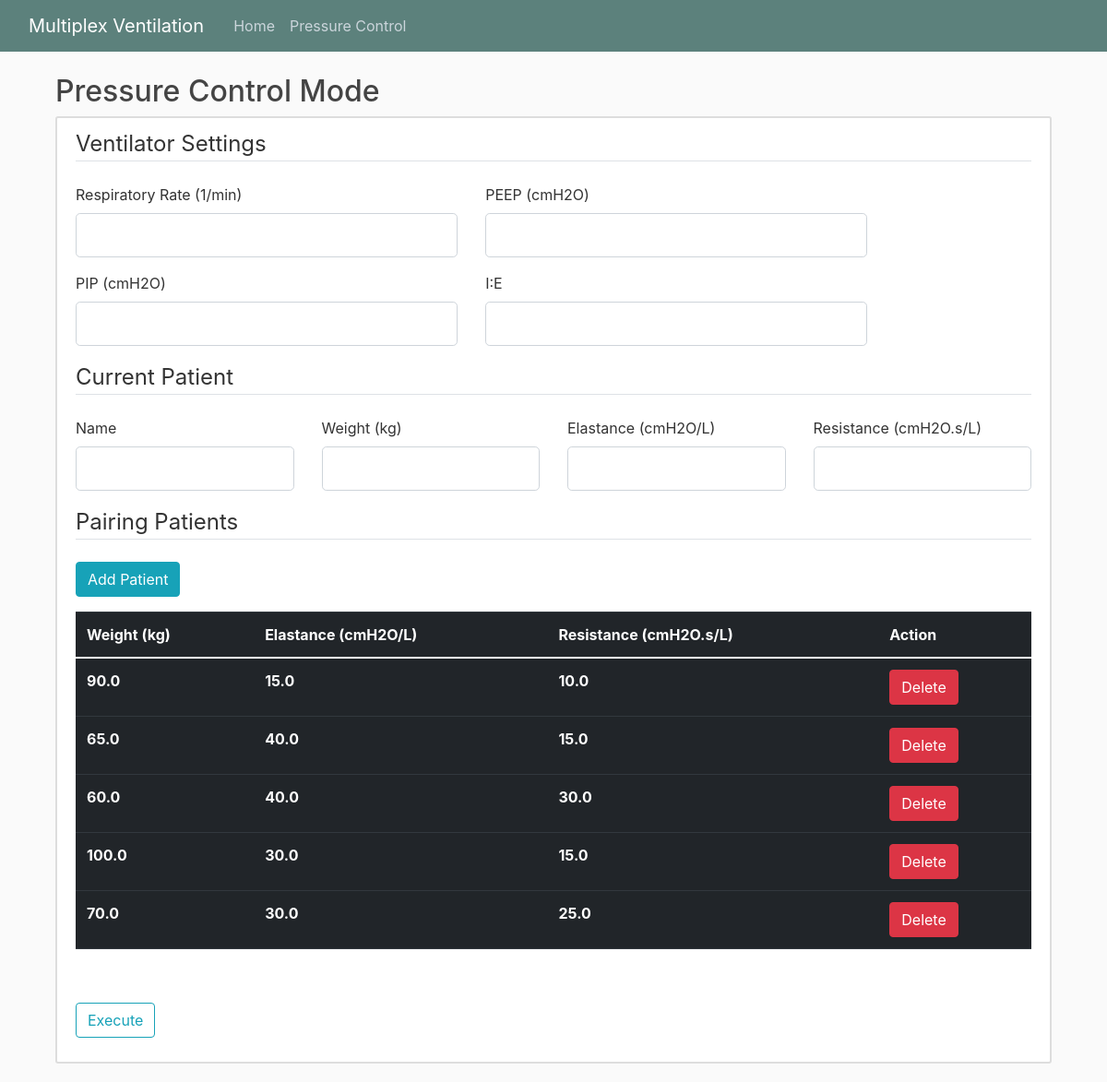
Page /pressurecontrol on the earlier database version.
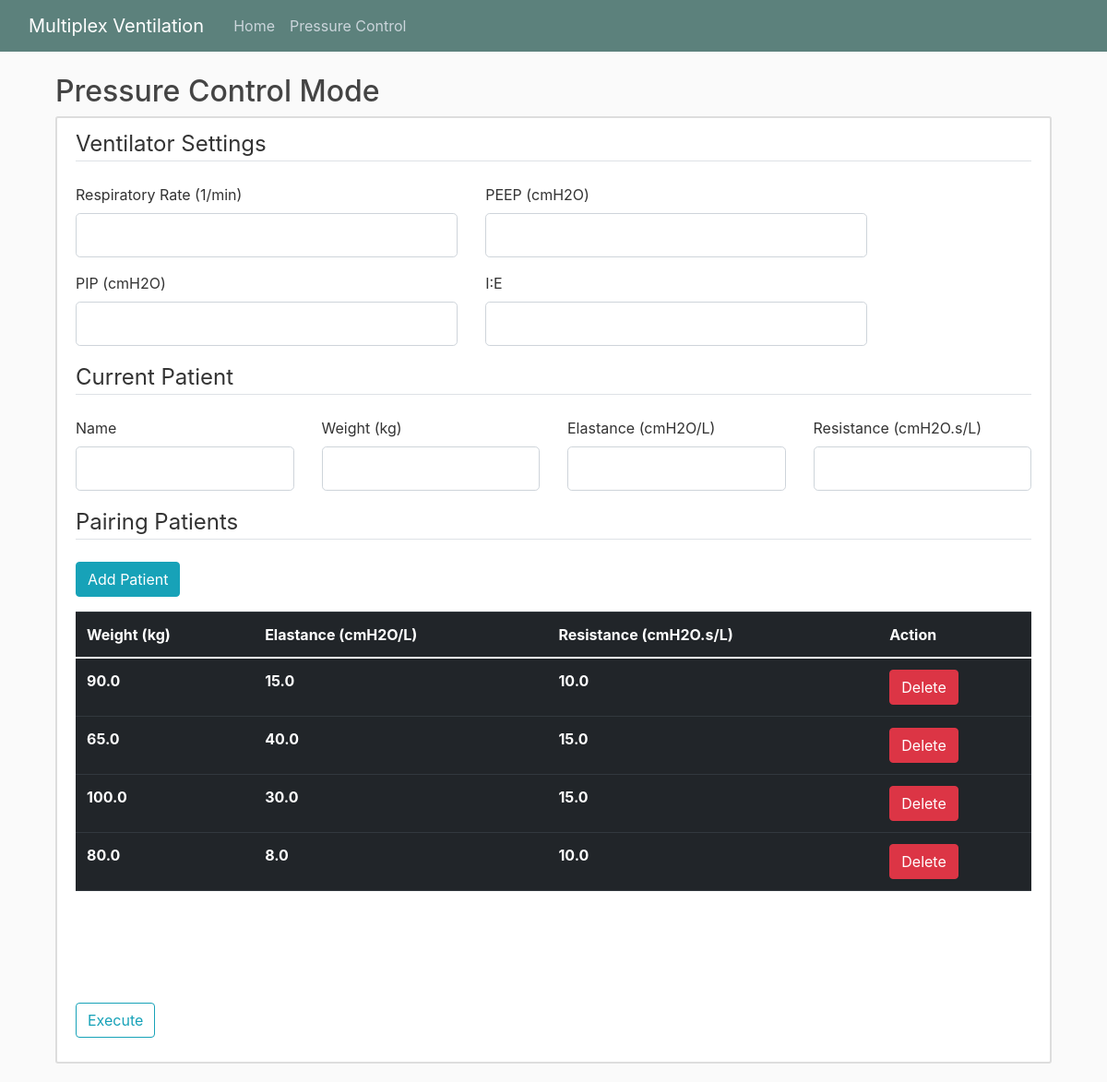
Same page on the later database version.
### multiplexventilation/models.py (models this page shows, shortened)
class CandidatePatient(db.Model):
    id = db.Column(db.Integer, primary_key=True, autoincrement=True) # Unique id for patient
    weight = db.Column(db.Float, nullable=False)
    elastance = db.Column(db.Float, nullable=False)
    resistance = db.Column(db.Float, nullable=False)

### multiplexventilation/PCmode/routes.py (the view)
@PCmode.route("/pressurecontrol", methods=['GET', 'POST'])
def pressure():
    form = PCVentilatorForm()
    candidateform = CandidatePatientForm()
    candidates_data = CandidatePatient.query.all() # Getting the data of the candidates from the database
    pairingform = PairingPatientForm()
    setting_data = PatientPC.query.get(1) # Getting the previous data of the MV setting to be overwritten by the new data
    if form.validate_on_submit():
        weight2 = []
        E2 = []
        R2 = []
        if candidates_data:
            for i in candidates_data:
                weight2.append(i.weight)
                E2.append(i.elastance)
                R2.append(i.resistance)
        else:
            weight2.append(form.weight.data)
            E2.append(form.elastance.data)
            R2.append(form.resistance.data)
        setting_data.PIP = form.PIP.data
        setting_data.PEEP = form.PEEP.data
        setting_data.RR = form.RR.data
        setting_data.I_E = form.I_E.data
        setting_data.elastance = form.elastance.data
        setting_data.resistance = form.resistance.data
        setting_data.weight = form.weight.data
        setting_data.PatientName = form.PatientName.data
        db.session.commit()
        mode = PCModel(form.weight.data, form.elastance.data, form.resistance.data,
                    form.RR.data, form.PEEP.data, form.PIP.data, form.I_E.data)
        PairMode = PCPairing(weight2, E2, R2,
                            form.RR.data, form.PEEP.data, form.PIP.data, form.I_E.data)
        P1_graph = mode.simulate()
        Pairing_graph = PairMode.simulate()
        return render_template('pressure.html', title='PC Mode', form=form, candidateform=candidateform,
                                P1_graph=Markup(P1_graph), Pairing_graph=Markup(Pairing_graph), candidates=candidates_data, pairingform = pairingform)
    else:
        return render_template('pressure.html', title='PC Mode', form=form, candidateform=candidateform, candidates=candidates_data,
                                P1_graph=False, Pairing_graph="",
                                pairingform = pairingform)

### multiplexventilation/PCmode/forms.py
class PCVentilatorForm(FlaskForm):
    RR = FloatField('Respiratory Rate (1/min)', validators=[DataRequired(), NumberRange(min=5, max=25, message="Please enter a number within the range of 5 to 25 ")])
    PEEP = FloatField('PEEP (cmH2O)', validators=[DataRequired()])
    PIP = FloatField('PIP (cmH2O)', validators=[DataRequired()])
    I_E = FloatField('I:E', validators=[DataRequired()])
    weight = FloatField('Weight (kg)', validators=[DataRequired(), NumberRange(min=2,  message="Please enter a number larger than 2 ")])
    elastance = FloatField('Elastance (cmH2O/L)', validators=[DataRequired(), NumberRange(min=1, max=50, message="Please enter a number within the range of 1 to 50 ")])
    resistance = FloatField('Resistance (cmH2O.s/L)', validators=[DataRequired(), NumberRange(min=1, max=50, message="Please enter a number within the range of 1 to 50 ")])
    PatientName = StringField('Name',
                           validators=[DataRequired(), Length(min=2, max=20)])
    submit = SubmitField('Execute')

class CandidatePatientForm(FlaskForm):
    weight2= FloatField('Weight (kg)', validators=[DataRequired()])
    E2 = FloatField('Elastance (cmH2O/L)', validators = [DataRequired(), NumberRange(min=1, max=50, message="Please enter a number within the range of 1 to 50 ")])
    R2 = FloatField('Resistance (cmH2O.s/L)', validators = [DataRequired(), NumberRange(min=1, max=50, message="Please enter a number within the range of 1 to 50 ")])
    add = SubmitField('Add')

### multiplexventilation/templates/pressure.html (shortened to what this page needs)
{% extends "layout.html" %}
{% block content %}
    <h2>Pressure Control Mode</h2>
    <div class="row">
        <div class="col-md-12">
            <div class="content-section">
                <form method="POST" action="">
                    <fieldset class="form-group">
                        <legend class="border-bottom mb-4">Ventilator Settings</legend>
                        <div class="row">
                            <div class="col-md-5">
                                <div class="form-group">
                                    <div class="form-group">
                                        {{ form.RR.label(class="form-control-label") }}
                                        {% if form.RR.errors %}
                                            {{ form.RR(class="form-control form-control-lg is-invalid") }}
                                            <div class="invalid-feedback">
                                                {% for error in form.RR.errors %}
                                                    <span>{{ error }}</span>
                                                {% endfor %}
                                            </div>
                                        {% else %}
                                            {{ form.RR(class="form-control form-control-lg") }}
                                        {% endif %}
                                    </div>
                                </div>
                            </div>
                            <div class="col-md-5">
                                <div class="form-group">
                                    {{ form.PEEP.label(class="form-control-label") }}
                                    {% if form.PEEP.errors %}
                                        {{ form.PEEP(class="form-control form-control-lg is-invalid") }}
                                        <div class="invalid-feedback">
                                            {% for error in form.PEEP.errors %}
                                                <span>{{ error }}</span>
                                            {% endfor %}
                                        </div>
                                    {% else %}
                                        {{ form.PEEP(class="form-control form-control-lg") }}
                                    {% endif %}
                                </div>
                            </div>
                        </div>
                        <div class="row">
                            <div class="col-md-5">
                                <div class="form-group">
                                    {{ form.PIP.label(class="form-control-label") }}
                                    {% if form.PIP.errors %}
                                        {{ form.PIP(class="form-control form-control-lg is-invalid") }}
                                        <div class="invalid-feedback">
                                            {% for error in form.PIP.errors %}
                                                <span>{{ error }}</span>
                                            {% endfor %}
                                        </div>
                                    {% else %}
                                        {{ form.PIP(class="form-control form-control-lg") }}
                                    {% endif %}
                                </div>
                            </div>
                            <div class="col-md-5">
                                <div class="form-group">
                                    {{ form.I_E.label(class="form-control-label") }}
                                    {% if form.I_E.errors %}
                                        {{ form.I_E(class="form-control form-control-lg is-invalid") }}
                                        <div class="invalid-feedback">
                                            {% for error in form.I_E.errors %}
                                                <span>{{ error }}</span>
                                            {% endfor %}
                                        </div>
                                    {% else %}
                                        {{ form.I_E(class="form-control form-control-lg") }}
                                    {% endif %}
                                </div>
                            </div>
                        </div>
                        <legend class="border-bottom mb-4">Current Patient</legend>
                        <div class="row">
                            <div class="col-md-3">
                                <div class="form-group">
                                    {{ form.PatientName.label(class="form-control-label") }}
                                    {% if form.PatientName.errors %}
                                        {{ form.PatientName(class="form-control form-control-lg is-invalid") }}
                                        <div class="invalid-feedback">
                                            {% for error in form.PatientName.errors %}
                                                <span>{{ error }}</span>
                                            {% endfor %}
                                        </div>
                                    {% else %}
                                        {{ form.PatientName(class="form-control form-control-lg") }}
                                    {% endif %}
                                </div>
                            </div>
                            <div class="col-md-3">
                                <div class="form-group">
                                    {{ form.weight.label(class="form-control-label") }}
                                    {% if form.weight.errors %}
                                        {{ form.weight(class="form-control form-control-lg is-invalid") }}
                                        <div class="invalid-feedback">
                                            {% for error in form.weight.errors %}
                                                <span>{{ error }}</span>
                                            {% endfor %}
                                        </div>
                                    {% else %}
                                        {{ form.weight(class="form-control form-control-lg") }}
                                    {% endif %}
                                </div>
                            </div>
                            <div class="col-md-3">
                                <div class="form-group">
                                    {{ form.elastance.label(class="form-control-label") }}
                                    {% if form.elastance.errors %}
                                        {{ form.elastance(class="form-control form-control-lg is-invalid") }}
                                        <div class="invalid-feedback">
                                            {% for error in form.elastance.errors %}
                                                <span>{{ error }}</span>
                                            {% endfor %}
                                        </div>
                                    {% else %}
                                        {{ form.elastance(class="form-control form-control-lg") }}
                                    {% endif %}
                                </div>
                            </div>
                            <div class="col-md-3">
                                <div class="form-group">
                                    {{ form.resistance.label(class="form-control-label") }}
                                    {% if form.resistance.errors %}
                                        {{ form.resistance(class="form-control form-control-lg is-invalid") }}
                                        <div class="invalid-feedback">
                                            {% for error in form.resistance.errors %}
                                                <span>{{ error }}</span>
                                            {% endfor %}
                                        </div>
                                    {% else %}
                                        {{ form.resistance(class="form-control form-control-lg") }}
                                    {% endif %}
                                </div>
                            </div>
                        </div>
                        <legend class="border-bottom mb-4">Pairing Patients</legend>
                        <a id=addButton><button type="button" class="btn btn-info addButton" data-toggle="modal" data-target='#mymodal'>Add Patient</button></a>
                    </fieldset>
                    <div  class="table-wrapper-scroll-y my-custom-scrollbar">
                        <table class="table table-hover table-dark">
                            <thead>
                                <tr>
                                    <th>Weight (kg)</th>
                                    <th>Elastance (cmH2O/L)</th>
                                    <th>Resistance (cmH2O.s/L)</th>
                                    <th>Action</th>
                                </tr>
                            </thead>
                            {% for row in candidates%}
                            <div id = "candidateSection{{row.id}}">
                                <tr>
                                    <th>{{row.weight}}</th>
                                    <th>{{row.elastance}}</th>
                                    <th>{{row.resistance}}</th>
                                    <th>
                                        <a href="{{url_for("PCmode.delete_candidate", row_id=row.id)}}" onclick="return confirm('Are You Sure To Delete?')" ><button type="button" class="btn btn-danger deleteButton">Delete</button></a>
                                    </th>
                                </tr>
                            </div>
                            {% endfor %}
                        </table>
                    </div>
                    <br>
                    <div class="form-group">
                    <a id=submitButton>{{ form.submit(class="btn btn-outline-info") }}</a>
                    </div>
                </form>
            </div>
        </div>
    </div>
{% endblock content %}

### multiplexventilation/templates/layout.html (shortened to what this page needs)
<!DOCTYPE html>
<html>
<head>
    <link href="https://cdn.jsdelivr.net/npm/bootstrap@5.0.0-beta2/dist/css/bootstrap.min.css" rel="stylesheet">
    <link rel="stylesheet" href="https://maxcdn.bootstrapcdn.com/bootstrap/4.0.0/css/bootstrap.min.css">
    <link rel="stylesheet" type="text/css" href="{{ url_for('static', filename='main.css') }}">
</head>
<body>
  <header class="site-header">
    <nav class="navbar navbar-expand-md navbar-dark bg-steel fixed-top">
      <div class="container-fluid">
        <a class="navbar-brand mr-4" href="/">Multiplex Ventilation</a>
        <div class="collapse navbar-collapse" id="navbarToggle">
          <div class="navbar-nav mr-auto">
            <a class="nav-item nav-link" href="{{url_for("main.home")}}">Home</a>
            <a class="nav-item nav-link" href="{{url_for("PCmode.pressure")}}">Pressure Control</a>
          </div>
        </div>
      </div>
    </nav>
  </header>
  <main role="main" class="container">
    <div class="col-md-12">
        {% block content %}{% endblock %}
    </div>
</body>
</html>

### multiplexventilation/static/main.css (style rules this page uses)
body { background: #fafafa; color: #333333; margin-top: 5rem; }
h1, h2, h3, h4, h5, h6 { color: #444444; }
.bg-steel { background-color: rgb(92, 129, 124); }
.site-header .navbar-nav .nav-link { color: #cbd5db; }
.content-section { background: #ffffff; padding: 10px 20px; border: 2px solid #dddddd; border-radius: 3px; margin-bottom: 20px; }
.my-custom-scrollbar { position: relative; height: 400px; overflow: auto; }
.table-wrapper-scroll-y { display: block; }
.table thead th { position: sticky; top: 0; z-index : 1; }

Differences in the rows shown:
removed CandidatePatient: weight "60.0", elastance "40.0", resistance "30.0"
changed CandidatePatient (number 4 of 4 on the later page): weight "70.0" → "80.0"; elastance "30.0" → "8.0"; resistance "25.0" → "10.0"
